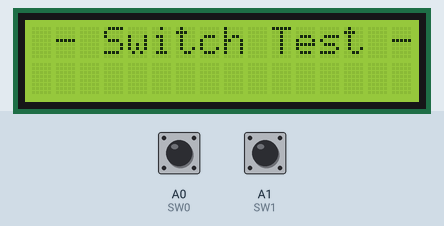
A sketch run on a simulated Arduino Uno, built with avr-gcc and run on an emulated ATmega328P. Parts: 16×2 character LCD. Inputs (shaded band) come from the test bench; at power-on: A0 (SW0) HIGH, A1 (SW1) HIGH.

Above: at 1.2 s.
1.3 s: A0 (SW0) pulled LOW for 0.15 s
At 2.1 s:
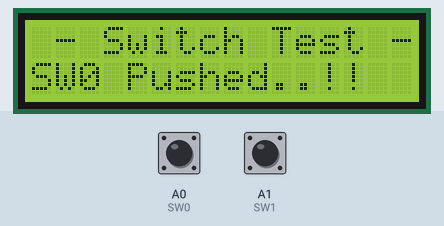
2.9 s: A1 (SW1) pulled LOW for 0.15 s
At 3.3 s:
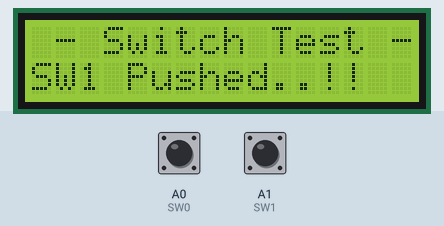
Timing chart, 0 to 5.9 s (numbered marks = the images above; inputs shaded):
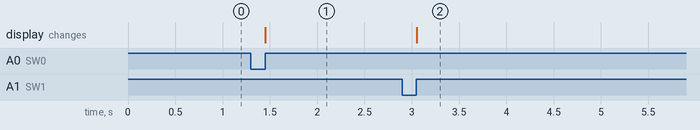

The sketch:

10_TextLCD_cntl.ino
```cpp
#include <LiquidCrystal.h>
#include "PinChangeInterrupt.h"

int SW0 = A0;
int SW1 = A1;
                //rs,rw, e,      D0~D7
LiquidCrystal lcd(13,12,11,10,9,8,7,6,5,4,3);

// 사용자 함수
// ISR(Interrupt Service Routine), IRQHandler
void sw0_Pressed(){
  lcd.setCursor(0,1);
  lcd.print("SW0 Pushed..!!");
}

void sw1_Pressed(){
  lcd.setCursor(0,1);
  lcd.print("SW1 Pushed..!!");
}

void setup(){
    lcd.begin(16,2);
    lcd.print(" - Switch Test -");

    pinMode(SW0, INPUT);
    pinMode(SW1, INPUT);
    // 인터럽트 설정
    attachPCINT(digitalPinToPCINT(SW0), sw0_Pressed, RISING);
    attachPCINT(digitalPinToPCINT(SW1), sw1_Pressed, RISING);
}

void loop(){

}
```

Measured:
- after the input at 1.3 s, the display: changes after 0.15 s (image 1)
- after the input at 2.9 s, the display: changes after 0.15 s (image 2)
